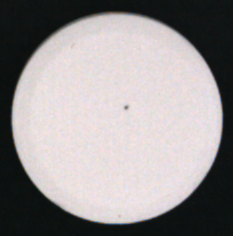
//> input picture imgs_0321_2025_v1/input/oriImg_02.png, 233 x 236 px
$ ./Pro_0407_2025_Pan_v1   (built with g++ and OpenCV 4)
//> lines starting //> are read from the running program, lines starting //| are printed output that depends on the picture; after the words box and inside, x2 and y2 are one past the last pixel; in counts of white or black regions, pixels touching at a corner belong together
#include <stdio.h>
#include <string.h>
#include <stdlib.h>
#include <cmath>
#include <opencv2/opencv.hpp>

using namespace std;
using namespace cv;

// the name of decision-variables
// ["filterSwitchFlag", "fsize", "absoluteFlag", "threshVal"]
// ["pixelLabelingMethod", "linear", "erodeDilateSequence", "erodeDilateTimes"]
int info_val_dv[8] = { 1, 13, 0, 33, 0, 26, 1, 0 };

void imgShow(const string& name, const Mat& img) {
	imshow(name, img);
	waitKey(0);
	destroyAllWindows();
}

void differenceProcess(Mat postImg, Mat preImg, Mat& resImg, int absoluteFlag) {
	resImg = Mat::zeros(Size(postImg.cols, postImg.rows), CV_8UC1);
	for (int j = 0; j < postImg.rows; j++)
	{
		for (int i = 0; i < postImg.cols; i++) {
			int diffVal = postImg.at<uchar>(j, i) - preImg.at<uchar>(j, i);
			if (diffVal < 0) {
				if (absoluteFlag != 0) {
					diffVal = abs(diffVal);
				}
				else {
					diffVal = 0;
				}
			}
			resImg.at<uchar>(j, i) = diffVal;
		}
	}
}

void labeling(Mat img, Mat& resImg, int connectivity, int linear) {
	Mat img_con;
	Mat stats, centroids;

	int label_x, label_y;
	int label_longer;
	int label_areaall;
	double label_cal;

	int i, j, label_num;

	label_num = cv::connectedComponentsWithStats(img, img_con, stats, centroids, connectivity, CV_32S);
	// colors: for storing the color of background and every connected areas
	vector<Vec3b>colors(label_num + 1);
	colors[0] = Vec3b(0, 0, 0);
	colors[1] = Vec3b(255, 255, 255);

	for (i = 2; i <= label_num; i++)
	{
		// colors[i] = Vec3b(0, 0, 0);
		label_areaall = stats.at<int>(i, CC_STAT_AREA);
		label_x = stats.at<int>(i, CC_STAT_WIDTH);
		label_y = stats.at<int>(i, CC_STAT_HEIGHT);

		label_longer = label_x > label_y ? label_x : label_y;
		label_cal = label_longer * label_longer;

		// (int)(label_cal / label_areaall) < linear -> detected area is not a fold-area
		//  In fold-detect task: discard -> colors[i] = Vec3b(255, 255, 255);
		if ((int)(label_cal / label_areaall) < linear + 127)
		{
			colors[i] = Vec3b(0, 0, 0); // in spot-detect task
		}
		else {
			colors[i] = Vec3b(255, 255, 255); // in spot-detect task
		}
	}

	// CV_8UC3: 3 channels
	Mat img_color = Mat::zeros(img_con.size(), CV_8UC3);
	for (j = 0; j < img_con.rows; j++) {
		for (i = 0; i < img_con.cols; i++)
		{
			int label = img_con.at<int>(j, i);
			CV_Assert(0 <= label && label <= label_num); // make sure the num of label is leagal
			img_color.at<Vec3b>(j, i) = colors[label];
		}
	}
	cvtColor(img_color, img_color, COLOR_RGB2GRAY);
	resImg = img_color.clone();
}

void Morphology(Mat img, Mat& resImg, int isDilFirst) {
	Mat dst;
	dst.create(img.size(), img.type());
	if (isDilFirst) {
		dilate(img, dst, Mat());
		erode(dst, dst, Mat());
	}
	else {
		erode(img, dst, Mat());
		dilate(dst, dst, Mat());
	}
	resImg = dst.clone();
}

void imgSingleProcess(Mat& oriImg, Mat& resImg, int arr_val_dv[]) {
	Mat blurImg;
	Mat diffImg;
	Mat biImg;
	Mat labelImg;

	if (arr_val_dv[0]) {
		medianBlur(oriImg, blurImg, arr_val_dv[1]);
	}
	else {
		blur(oriImg, blurImg, Size(arr_val_dv[1], arr_val_dv[1]));
	}

	differenceProcess(blurImg, oriImg, diffImg, arr_val_dv[2]);
	threshold(diffImg, biImg, arr_val_dv[3], 255, THRESH_BINARY);
	bitwise_not(biImg, biImg);

	if (!arr_val_dv[4])
	{
		labeling(biImg, labelImg, 4, arr_val_dv[5]);
	}
	else
	{
		labeling(biImg, labelImg, 8, arr_val_dv[5]);
	}

	// erodeDilateSequence: 0 -> dilate first, 1 -> erode first
	if (!arr_val_dv[6]) // 0 -> dilate first
	{
		if (arr_val_dv[7] != 0) {
			for (int idx_edt = 0; idx_edt < arr_val_dv[7]; idx_edt++)
			{
				Morphology(labelImg, labelImg, 1);
			}
		}
	}
	else // 1 -> erode first
	{
		if (arr_val_dv[7] != 0) {
			for (int idx_edt = 0; idx_edt < arr_val_dv[7]; idx_edt++)
			{
				Morphology(labelImg, labelImg, 0);
			}
		}
	}
	resImg = labelImg.clone();
}

int main(void) {
	Mat oriImg = imread("./imgs_0321_2025_v1/input/oriImg_02.png", IMREAD_GRAYSCALE);
//> oriImg: 236 rows x 233 cols, CV_8UC1; min 13, max 235, mean 147.2
	Mat resImg;
	imgSingleProcess(oriImg, resImg, info_val_dv);
//> in imgSingleProcess, `threshold(diffImg, biImg, arr_val_dv[3], 255, THRESH_BINARY);`:
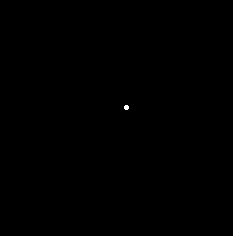
//> biImg: 236 rows x 233 cols, CV_8UC1; 0.04% white; 1 white region, box (x1, y1, x2, y2) and area: (124, 105, 129, 110) 21
//> in labeling, `label_num = cv::connectedComponentsWithStats(img, img_con, stats, cent..`: label_num = 2; stats = [[124, 105, 5, 5, 21], [0, 0, 233, 236, 54967]]; centroids = [[126, 107], [116, 117.5]]
//> in labeling, `colors[1] = Vec3b(255, 255, 255);`: colors = 3 items: [0, 0, 0], [255, 255, 255], [0, 0, 0]
//> the loop in labeling, `for (i = 2; i <= label_num; i++)` made 1 pass
//> (label_areaall, label_x, label_y, label_longer, label_cal) on pass 1: (0, 0, 0, 0, 0)
//> info_val_dv = [1, 13, 0, 33, 0, 26, 1, 0]
	imgShow("res", resImg);
	return 0;
}
